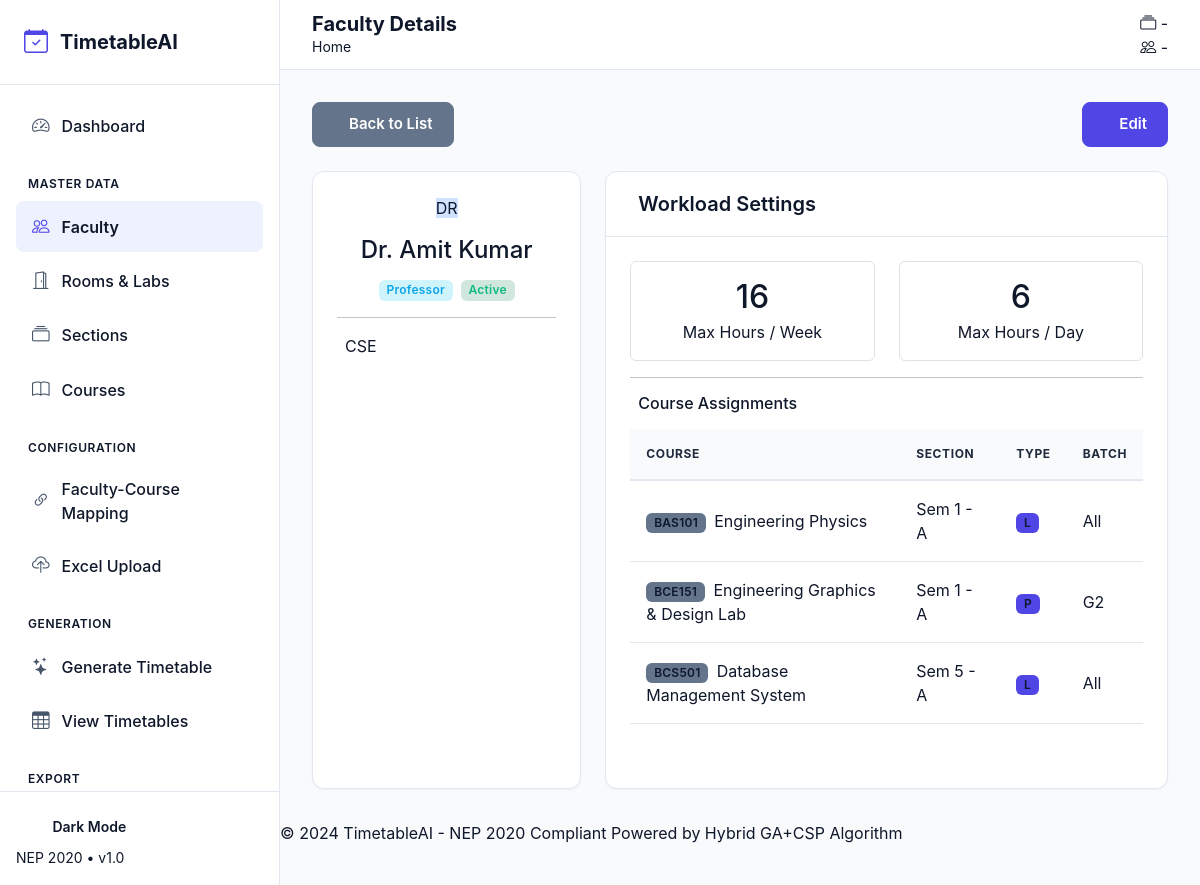
The app's page /faculty/view/1 with its own data.
### app/models/faculty.py (models this page shows, shortened)
class Faculty(db.Model):
    __tablename__ = 'faculty'
    id = db.Column(db.Integer, primary_key=True)
    faculty_id = db.Column(db.String(20), unique=True, nullable=False)
    name = db.Column(db.String(100), nullable=False)
    email = db.Column(db.String(100), unique=True, nullable=True)
    phone = db.Column(db.String(15), nullable=True)
    department = db.Column(db.String(50), nullable=False, default='CSE')
    designation = db.Column(db.String(50), nullable=True)
    max_hours_per_day = db.Column(db.Integer, default=6)
    max_hours_per_week = db.Column(db.Integer, default=18)
    preferred_slots = db.Column(db.Text, default='{}')
    unavailable_slots = db.Column(db.Text, default='{}')
    is_active = db.Column(db.Boolean, default=True)
    created_at = db.Column(db.DateTime, default=datetime.utcnow)
    updated_at = db.Column(db.DateTime, default=datetime.utcnow, onupdate=datetime.utcnow)
    course_mappings = db.relationship('FacultyCourse', backref='faculty', lazy='dynamic', cascade='all, delete-orphan')

### app/models/faculty_course.py (models this page shows, shortened)
class FacultyCourse(db.Model):
    __tablename__ = 'faculty_courses'
    id = db.Column(db.Integer, primary_key=True)
    faculty_id = db.Column(db.Integer, db.ForeignKey('faculty.id'), nullable=False)
    course_id = db.Column(db.Integer, db.ForeignKey('courses.id'), nullable=False)
    section_id = db.Column(db.Integer, db.ForeignKey('sections.id'), nullable=False)
    session_type = db.Column(db.String(5), nullable=False)  # L (Lecture), T (Tutorial), P (Practical)
    batch_id = db.Column(db.Integer, db.ForeignKey('batches.id'), nullable=True)
    academic_year = db.Column(db.String(10), nullable=False, default='2024-25')
    is_primary = db.Column(db.Boolean, default=True)
    created_at = db.Column(db.DateTime, default=datetime.utcnow)
    updated_at = db.Column(db.DateTime, default=datetime.utcnow, onupdate=datetime.utcnow)
    timetable_entries = db.relationship('Timetable', backref='faculty_course', lazy='dynamic', cascade='all, delete-orphan')
    batch = db.relationship('Batch', backref='faculty_courses')
    __table_args__ = (
        db.UniqueConstraint('faculty_id', 'course_id', 'section_id', 'session_type', 'batch_id', 'academic_year',
                          name='uq_faculty_course_section_session'),
    )

### app/models/course.py (models this page shows, shortened)
class Course(db.Model):
    __tablename__ = 'courses'
    id = db.Column(db.Integer, primary_key=True)
    code = db.Column(db.String(20), unique=True, nullable=False)
    name = db.Column(db.String(150), nullable=False)
    semester = db.Column(db.Integer, nullable=False)
    credits = db.Column(db.Integer, nullable=False)
    category = db.Column(db.String(10), nullable=False)  # BS, ES, PC, HS, VA, OE, DE
    course_type = db.Column(db.String(10), nullable=False)  # T (Theory), P (Practical)
    lecture_hours = db.Column(db.Integer, default=0)  # L
    tutorial_hours = db.Column(db.Integer, default=0)  # T
    practical_hours = db.Column(db.Integer, default=0)  # P
    is_lab = db.Column(db.Boolean, default=False)
    is_elective = db.Column(db.Boolean, default=False)
    elective_group = db.Column(db.String(20), nullable=True)
    created_at = db.Column(db.DateTime, default=datetime.utcnow)
    faculty_mappings = db.relationship('FacultyCourse', backref='course', lazy='dynamic', cascade='all, delete-orphan')

### app/models/section.py (models this page shows, shortened)
class Section(db.Model):
    __tablename__ = 'sections'
    id = db.Column(db.Integer, primary_key=True)
    section_id = db.Column(db.String(20), unique=True, nullable=False)  # e.g., CSE-3-A
    name = db.Column(db.String(10), nullable=False)  # A, B, C
    branch = db.Column(db.String(50), nullable=False, default='CSE')
    semester = db.Column(db.Integer, nullable=False)
    strength = db.Column(db.Integer, nullable=False, default=60)
    batch_year = db.Column(db.Integer, nullable=False)  # e.g., 2024
    academic_year = db.Column(db.String(10), nullable=False)  # e.g., 2024-25
    is_active = db.Column(db.Boolean, default=True)
    created_at = db.Column(db.DateTime, default=datetime.utcnow)
    updated_at = db.Column(db.DateTime, default=datetime.utcnow, onupdate=datetime.utcnow)
    batches = db.relationship('Batch', backref='section', lazy='dynamic', cascade='all, delete-orphan')
    faculty_mappings = db.relationship('FacultyCourse', backref='section', lazy='dynamic', cascade='all, delete-orphan')
    timetable_entries = db.relationship('Timetable', backref='section', lazy='dynamic', cascade='all, delete-orphan')

class Batch(db.Model):
    __tablename__ = 'batches'
    id = db.Column(db.Integer, primary_key=True)
    batch_id = db.Column(db.String(30), unique=True, nullable=False)  # e.g., CSE-3-A-G1
    name = db.Column(db.String(5), nullable=False)  # G1, G2
    section_id = db.Column(db.Integer, db.ForeignKey('sections.id'), nullable=False)
    strength = db.Column(db.Integer, nullable=False)
    created_at = db.Column(db.DateTime, default=datetime.utcnow)
    timetable_entries = db.relationship('Timetable', backref='batch', lazy='dynamic')

### app/routes/faculty.py (the view)
@faculty_bp.route('/view/<int:id>')
def view_faculty(id):
    faculty = Faculty.query.get_or_404(id)
    mappings = FacultyCourse.query.filter_by(faculty_id=id).all()
    return render_template('faculty/view.html', faculty=faculty, mappings=mappings)

### app/templates/faculty/view.html (shortened to what this page needs)
{% extends "base.html" %}
{% block page_title %}Faculty Details{% endblock %}
{% block content %}
<div class="row mb-4" data-aos="fade-down">
    <div class="col-12">
        <div class="d-flex flex-wrap justify-content-between align-items-center gap-3">
            <div>
                <a href="{{ url_for('faculty.list_faculty') }}" class="btn btn-outline-secondary">
                    Back to List
                </a>
            </div>
            <div>
                <a href="{{ url_for('faculty.edit_faculty', id=faculty.id) }}" class="btn btn-primary">
                    Edit
                </a>
            </div>
        </div>
    </div>
</div>
<div class="row g-4">
    <div class="col-lg-4" data-aos="fade-right">
        <div class="glass-card h-100">
            <div class="card-body text-center">
                <div class="avatar-xl mx-auto mb-3">
                    <span class="avatar-text bg-primary-subtle text-primary">
                        {{ faculty.name[:2].upper() }}
                    </span>
                </div>
                <h4 class="mb-1">{{ faculty.name }}</h4>
                <div class="d-flex justify-content-center gap-2 mb-3">
                    {% if faculty.designation %}
                    <span class="badge bg-info-subtle text-info">{{ faculty.designation }}</span>
                    {% endif %}
                    <span class="badge bg-{{ 'success' if faculty.is_active else 'danger' }}-subtle text-{{ 'success' if faculty.is_active else 'danger' }}">
                        {{ 'Active' if faculty.is_active else 'Inactive' }}
                    </span>
                </div>
                <hr>
                <div class="text-start">
                    <p class="mb-2">
                        {{ faculty.department }}
                    </p>
                </div>
            </div>
        </div>
    </div>
    <div class="col-lg-8" data-aos="fade-left">
        <div class="glass-card h-100">
            <div class="card-header bg-transparent">
                <h5 class="mb-0">Workload Settings</h5>
            </div>
            <div class="card-body">
                <div class="row g-4">
                    <div class="col-md-6">
                        <div class="border rounded p-3 text-center">
                            <h2 class="mb-1 text-primary">{{ faculty.max_hours_per_week }}</h2>
                            <p class="text-muted mb-0">Max Hours / Week</p>
                        </div>
                    </div>
                    <div class="col-md-6">
                        <div class="border rounded p-3 text-center">
                            <h2 class="mb-1 text-success">{{ faculty.max_hours_per_day }}</h2>
                            <p class="text-muted mb-0">Max Hours / Day</p>
                        </div>
                    </div>
                </div>
                <hr>
                <h6 class="mb-3">Course Assignments</h6>
                {% if mappings %}
                <div class="table-responsive">
                    <table class="table table-hover">
                        <thead>
                            <tr>
                                <th>Course</th>
                                <th>Section</th>
                                <th>Type</th>
                                <th>Batch</th>
                            </tr>
                        </thead>
                        <tbody>
                            {% for m in mappings %}
                            <tr>
                                <td>
                                    <span class="badge bg-secondary me-1">{{ m.course.code }}</span>
                                    {{ m.course.name }}
                                </td>
                                <td>Sem {{ m.section.semester }} - {{ m.section.name }}</td>
                                <td>
                                    <span class="badge bg-{{ 'info' if m.session_type == 'lab' else 'primary' }}">
                                        {{ m.session_type.title() }}
                                    </span>
                                </td>
                                <td>{{ m.batch.name if m.batch else 'All' }}</td>
                            </tr>
                            {% endfor %}
                        </tbody>
                    </table>
                </div>
                {% else %}
                <div class="text-center text-muted py-4">
                    <i class="fas fa-info-circle fa-2x mb-2"></i>
                    <p class="mb-0">No course assignments yet</p>
                </div>
                {% endif %}
            </div>
        </div>
    </div>
</div>
{% endblock %}

### app/static/css/main.css (style rules this page uses)
:root { --bg-body: #f8fafc; --bg-card: #ffffff; --bg-sidebar: #ffffff; --text-primary: #0f172a; --text-secondary: #64748b; --text-muted: #94a3b8; --primary: #4f46e5; --primary-hover: #4338ca; --primary-light: #eef2ff; --secondary: #64748b; --secondary-hover: #475569; --secondary-light: #f1f5f9; --success: #10b981; --success-hover: #059669; --success-light: #ecfdf5; --danger: #ef4444; --danger-hover: #dc2626; --danger-light: #fef2f2; --warning: #f59e0b; --warning-hover: #d97706; --warning-light: #fffbeb; --info: #0ea5e9; --info-hover: #0284c7; --info-light: #f0f9ff; --border-color: #e2e8f0; --border-focus: #4f46e5; --shadow-sm: 0 1px 2px 0 rgb(0 0 0 / 0.05); --shadow-md: 0 4px 6px -1px rgb(0 0 0 / 0.1), 0 2px 4px -2px rgb(0 0 0 / 0.1); --shadow-lg: 0 10px 15px -3px rgb(0 0 0 / 0.1), 0 4px 6px -4px rgb(0 0 0 / 0.1); --radius-sm: 0.375rem; --radius-md: 0.5rem; --radius-lg: 0.75rem; --radius-xl: 1rem; }
*, *::before, *::after { box-sizing: border-box; margin: 0; padding: 0; }
body { font-family: 'Inter', system-ui, -apple-system, sans-serif; background-color: var(--bg-body); color: var(--text-primary); line-height: 1.5; -webkit-font-smoothing: antialiased; transition: background-color 0.3s ease, color 0.3s ease; }
a { text-decoration: none; color: var(--primary); transition: color 0.2s; }
.card-header { padding: 1.25rem 1.5rem; border-bottom: 1px solid var(--border-color); background-color: var(--bg-card); display: flex; align-items: center; justify-content: space-between; }
.card-header h5 { margin: 0; font-weight: 600; color: var(--text-primary); }
.card-body { padding: 1.5rem; }
.btn { display: inline-flex; align-items: center; justify-content: center; padding: 0.625rem 1.25rem; font-size: 0.9375rem; font-weight: 600; border-radius: var(--radius-md); border: 1px solid transparent; cursor: pointer; transition: all 0.2s; line-height: 1.5; gap: 0.5rem; text-decoration: none; }
.btn-primary { background-color: var(--primary); color: white; border-color: var(--primary); }
.table-responsive { overflow-x: auto; -webkit-overflow-scrolling: touch; }
.table { width: 100%; margin-bottom: 1rem; color: var(--text-primary); vertical-align: top; border-color: var(--border-color); border-collapse: collapse; }
.table th { font-weight: 600; text-transform: uppercase; font-size: 0.75rem; letter-spacing: 0.05em; color: var(--text-secondary); background-color: var(--bg-body); padding: 1rem; border-bottom: 2px solid var(--border-color); text-align: left; }
.table td { padding: 1rem; border-bottom: 1px solid var(--border-color); vertical-align: middle; }
.badge { display: inline-block; padding: 0.35em 0.65em; font-size: 0.75em; font-weight: 700; line-height: 1; color: #fff; text-align: center; white-space: nowrap; vertical-align: baseline; border-radius: var(--radius-sm); }
.bg-primary { background-color: var(--primary) !important; }
.bg-secondary { background-color: var(--secondary) !important; }
.text-center { text-align: center; }
.d-flex { display: flex; }
.align-items-center { align-items: center; }
.justify-content-between { justify-content: space-between; }
.gap-2 { gap: 0.5rem; }
.mb-3 { margin-bottom: 1rem; }
.mb-4 { margin-bottom: 1.5rem; }
.glass-card { background-color: var(--bg-card); border: 1px solid var(--border-color); border-radius: var(--radius-lg); box-shadow: var(--shadow-sm); margin-bottom: 1.5rem; overflow: hidden; }
.badge { font-weight: 600; letter-spacing: 0.02em; }
.btn-outline-primary, .btn-outline-secondary, .btn-outline-success, .btn-outline-danger, .btn-outline-warning, .btn-outline-info { color: white !important; border-width: 1px !important; }
.btn-outline-secondary { background-color: var(--secondary) !important; border-color: var(--secondary) !important; }
body, html { color: #0f172a !important; }
.text-muted, .text-secondary { color: #475569 !important; }
.table, .table td, .table th, .table tbody, .table tr { color: #0f172a !important; }
.table th { color: #1e293b !important; font-weight: 700 !important; }
.card, .card-body, .card-header, .card-footer, .glass-card, .glass-card * { color: #0f172a !important; }
.badge { color: white; }
.badge.bg-success-subtle { color: var(--success) !important; }
.badge.bg-info-subtle { color: var(--info) !important; }
.btn { color: white !important; }

### records on screen
Faculty: name "DR", name "Dr. Amit Kumar", designation "Professor", is_active "Active", department "CSE", max_hours_per_week "16", max_hours_per_day "6"
FacultyCourse: course.code "BAS101", course.name "Engineering Physics", section.semester "1", section.name "A", session_type "L", batch "All"
FacultyCourse: course.code "BCE151", course.name "Engineering Graphics & Design Lab", section.semester "1", section.name "A", session_type "P", batch "G2"
FacultyCourse: course.code "BCS501", course.name "Database Management System", section.semester "5", section.name "A", session_type "L", batch "All"
